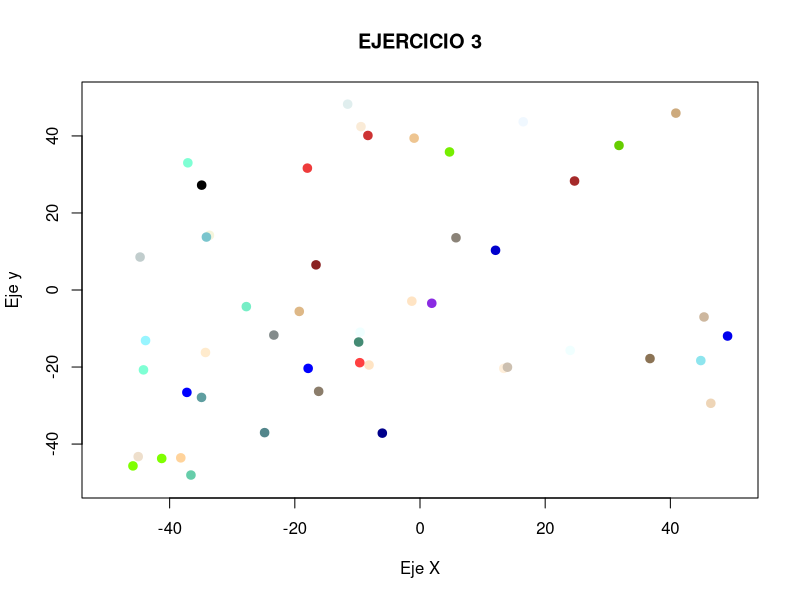
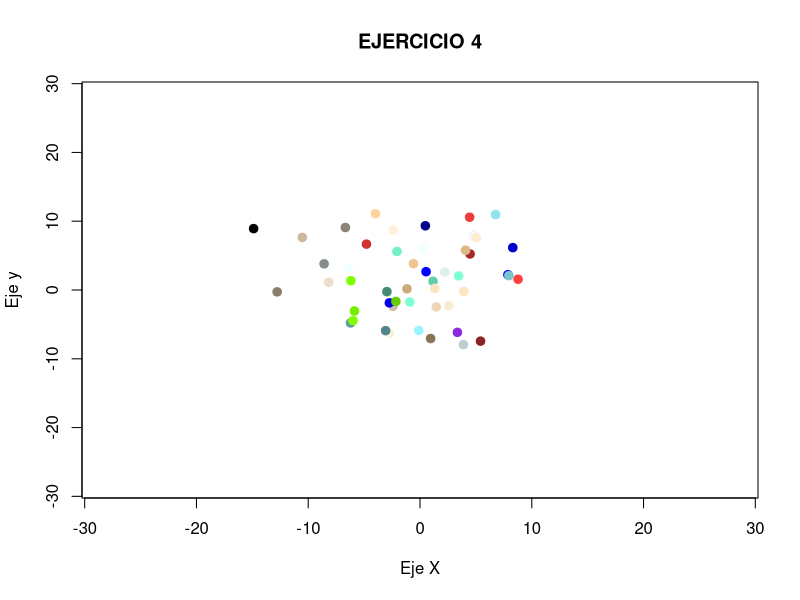

The R script that drew these images, in order:
###############################################################################
# Autor: Braulio Vargas López
# Grupo: 1
# Práctica: 1
# Fecha de entrega: 23/03/2016
# Fecha actual: 1/03/2016
#--------------------------------------------
#
# set.seed(3)
funciones = c(function(x,y) y - ecu[1]*x - ecu[2],
              function(x,y) (x - 10)^2 + (y - 20)^2 - 400,
              function(x,y) 0.5*(x + 10)^2 + (y - 20)^2 - 400,
              function(x,y) 0.5*(x - 10)^2 - (y + 20)^2 - 400,
              function(x,y) y - 20*x^2 - 5*x + 3,
              function(x,y) y - rectaEJ7[1]*x - rectaEJ7[2],
              function(x,y) x^2+y^2 - 25
              )

funciones_eval = c(function(eval) eval[2] - ecu[1]*eval[1] - ecu[2],
                   function(eval) (eval[1] - 10)^2 + (eval[2] - 20)^2 - 400,
                   function(eval)  0.5*(eval[1] + 10)^2 + (eval[2] - 20)^2 - 400,
                   function(eval) 0.5*(eval[1] - 10)^2 - (eval[2] + 20)^2 - 400,
                   function(eval) eval[2] - 20*eval[1]^2 - 5*eval[1] + 3,
                   function(eval) eval[2] - rectaEJ7[1]*eval[1] - rectaEJ7[2],
                   function(eval) eval[1]^2+eval[2]^2 - 25
                   )

#---------------------------
# EJERCICIO 3.2
#
# Ejercicio de Generación y Visualización de datos
#
#   1.  Construir una función lista = simula_unif(N,dim,rango) que calcule una 
#       lista de longitud N de vectores de dimensión dim conteniendo números
#       aleatorios uniformes en el intervalo rango.

simula_unif <- function(N=5,dim=2,rango=5:20){
    # Generamos una matriz de datos aletorios distribuidos uniformemente
    # en el rango de valores introducido. Esta matriz tendrá el un número
    # de filas N, y un número de columnas dim.
    num = matrix(runif(N*dim, min=rango[1], max=rango[length(rango)]), 
      nrow = N, ncol = dim)
    num
}

print("######################################################################")
print("Ejercicio 1")
print("######################################################################")
lista = simula_unif()
print(lista)

#   2.  Construir una función lista = simula_gaus(N,dim,sigma) que calcule una
#       lista de longitud N de vectores de dimensión dim conteniendo números
#       aleatorios gaussianos de media 0 y varianzas dadas por el vector sigma.
#

simula_gaus <- function(N=5,dim=2,sigma=1){
    media = 0
    # Al igual que antes, generamos una matriz,pero esta vez sigue una 
    # distribución gaussiana, con media 0, inicializada más arriba y sigma = 1
    # por defecto. La matriz tendrá N filas y dim columnas.
    num = matrix(rnorm(N*dim, media, sigma), nrow = N, ncol = dim)
    num
}


print("######################################################################")
print("Ejercicio 2")
print("######################################################################")
lista = simula_gaus()
print(lista)

pintar <- function(puntos, funcion, intervalo, nombreGrafica, 
    colores = colors(), verFuncion = FALSE){
    if(verFuncion){
        x <- y <- seq(range(puntos[,1])[1],range(puntos[,1])[2],length=100)
        z <- outer(x,y,funcion)
        contour(
            x=x, y=x, z=z,
            levels=0, las=1, drawlabels=FALSE, lwd=3, xlab="Eje X", 
            ylab="Eje y",main = nombreGrafica
        )
    }
    else{
        plot(intervalo, intervalo, xlab="Eje X", ylab="Eje y", type="n", 
        main = nombreGrafica)
    }

    points(puntos, col = colores, pch=19, lwd = 2)
}


#   3.  Suponer N = 50, dim = 2, rango = [-50,+50] en cada dimensión. Dibujar
#       una gráfica de la salida de la función correspondiente

pintaUnif <- function(N = 50, dim = 2, rangoV = -50:50){
  pintar(simula_unif(N,dim,rangoV), intervalo = rangoV, 
    nombreGrafica = "EJERCICIO 3", verFuncion = F)

}

print("######################################################################")
print("Ejercicio 3")
print("######################################################################")

pintaUnif()

#  4.  Suponer N = 50, dim = 2, rango = [5,7] en cada dimensión. Dibujar
#      una gráfica de la salida de la función correspondiente.

pintaGauss <- function(N = 50, dim = 2, sigma = 5:7){
    pintar(simula_gaus(N,dim,sigma), intervalo = (sigma[3]*(-4)):(sigma[3]*4), 
        nombreGrafica = "EJERCICIO 4", verFuncion = F)
}

pintaGauss()

# 5.  Construir la función v=simula_recta(intervalo) quealcula los 
#     parámetros, v=(a,b) de una recta aleatoria, y = ax + b, que corte al
#     cuadrado [-50,50] x [-50,50] (Ayuda: Para calcular la recta simular las
#     coordenadas de dos puntos dentro del cuadrado y calcular la recta que
#     pasa por ellos)

simula_recta <- function(dim = -50:50, punto_1 = c(sample(dim, 2)),
    punto_2 = c(sample(dim, 2)), verPunto = T){
    # Por defecto, obtenemos dos puntos aleatorios dentro del intervalo,
    # pero en caso de que 
    if(verPunto){
        print("#####Punto 1")
        print(punto_1)
    
        print("#####Punto 2")
        print(punto_2)
    }
    
    # Para calcular la recta que pasa por dos puntos, usaremos la expresión:
    #       
    #          x - x1      y - y1
    #        --------- = ----------
    #         x2 - x1     y2 - y1
    #
    # Con lo que si despejamos obtenemos
    #
    #   => (y2-y1)x - x1(y2-y1) = y(x2-x1) - y1(x2-x1)
    #   => y = (y2-y1)x/(x2-x1) - (x1(y2-y1)+y1(x2-x1))/(y2-y1)

    punto_aux = c(punto_2[1]-punto_1[1], punto_2[2]-punto_1[2])

    ecuacion = c(punto_aux[2]/punto_aux[1], 
        (((-1*punto_1[1]*punto_aux[2])+(punto_1[2]*punto_aux[1]))/punto_aux[1]))
    ecuacion
}

print("######################################################################")
print("Ejercicio 5")
print("######################################################################")
ecu = simula_recta()

print(ecu)